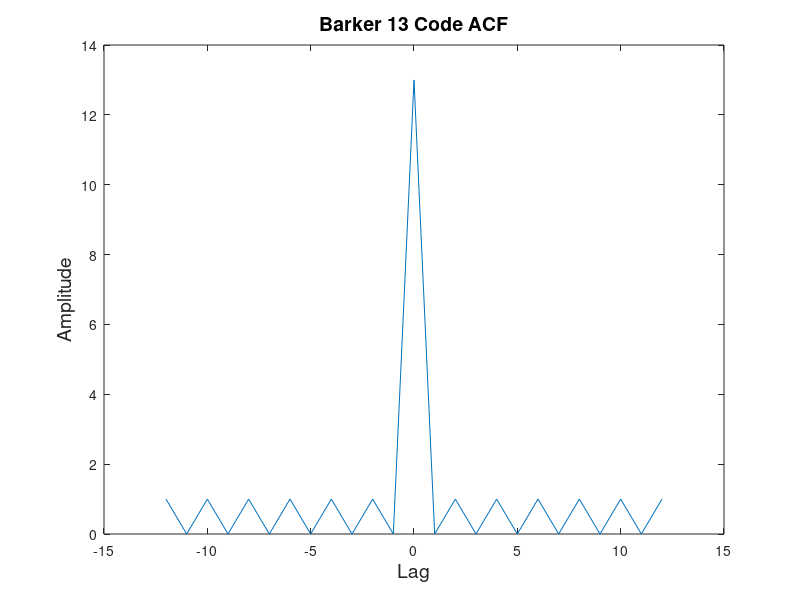
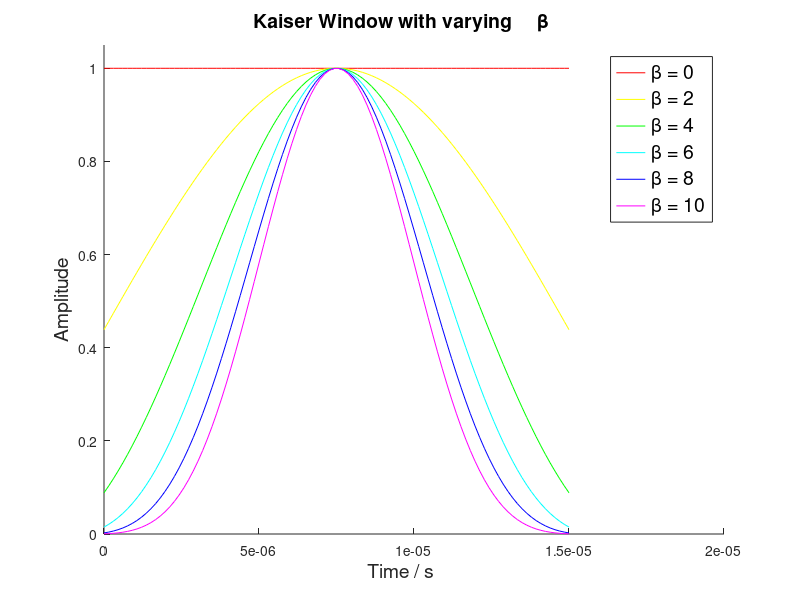

The MATLAB source for these figures, in order: (Note: this script raises an error after producing the figures.)
close all;
clear all;

fontsize = 14;

%% first a simple barker ACF
phase = [ 1 1 1 1 1 -1 -1 1 1 -1 1 -1 1];
x = -12:1:12;

acf = abs(xcorr(phase,phase));

fig = figure;
plot(x, acf);
title('Barker 13 Code ACF', 'FontSize', fontsize);
ylabel('Amplitude    ', 'FontSize', fontsize);
xlabel('Lag', 'FontSize',fontsize);
filename = '../thesis/figures/barker13-acf.png';
print(fig, '-dpng', '-r300', filename);



%% kaiser parameters
N=6;
points = 100
kaiser_params = linspace(0,10,N);
s = cell(1,N);
C = [1 0 0; 1 1 0; 0 1 0; 0 1 1; 0 0 1; 1 0 1];
fig = figure;
hold on;
x = linspace(0,15e-6,points);
for i=1:length(kaiser_params)
  amp = kaiser(points, kaiser_params(i))';
  h(i) = plot(x, amp, 'Color', C(i, :));
  s{i} = sprintf('\\beta = %d', kaiser_params(i));
end
ind = [1 2 3 4 5 6];
leg=legend(h(ind),s{ind});
set(leg, 'FontSize', fontsize);
title('Kaiser Window with varying     \beta     ', 'FontSize', fontsize);
ylabel('Amplitude    ', 'FontSize', fontsize);
xlabel('Time / s     ', 'FontSize',fontsize);
ylim([0 1.05]);

filename = '../thesis/figures/kaiserparams.png';
print(fig, '-dpng', '-r300', filename);

%% LFM whole AF
v_max = 100000;
carrier = 9.55e9;
series_name = 'lfm-full';
plot_title = 'LFM';
lim = inf;


f_points = 100;
impulse_response = [];
phase = [];
B = 5e6;

tau = 15e-6;
fs = 8e7;
N = tau*fs;
amp = ones(1,N);
f_signal = linspace(-B/2,B/2,N);

[clean_signal signal new_tau] = makesignal(amp, phase, f_signal, impulse_response, tau, fs);
[delay v the_af] = af(signal, clean_signal, new_tau, fs, v_max, f_points, carrier);
t_str = sprintf('%s ( \\tau=15 \\mus, f=%1.2f GHz )      ', plot_title, carrier./1e9);
fig = plotaf(t_str, delay,v,the_af);
xlim([-lim lim]);
filename = sprintf('../thesis/figures/%s-%ius.png', series_name,tau*1e6);
print(fig, '-dpng', '-r300', filename);

%% Pulse whole AF
v_max = 6000;
carrier = 9.55e9;

f_points = 100;
impulse_response = [];
phase = [];
B = 5e6;

tau = 15e-6;
fs = 8e7;
N = tau*fs;
amp = ones(1,N);

[clean_signal signal new_tau] = makesignal(amp, phase, [], impulse_response, tau, fs);
[delay v the_af] = af(signal, clean_signal, new_tau, fs, v_max, f_points, carrier);
t_str = sprintf('Pulse ( \\tau=15 \\mus, f=%1.2f GHz )      ', carrier./1e9);
fig = plotaf(t_str, delay,v,the_af, true);
filename = '../thesis/figures/pulsefullaf.png';
print(fig, '-dpng', '-r300', filename);

%% Kaiser FFT
close all;

tau = 15e-6;
N = 256;
a = ones(1,20);
a = fftshift(abs(fft(a, N)));


b = kaiser(20,1);
b = fftshift(abs(fft(b, N)));


c = kaiser(20,10);
c = fftshift(abs(fft(c, N)));

d = kaiser(20,20);
d = fftshift(abs(fft(d, N)));

x = linspace(-N/2,N/2-1,N)/tau/1e3;
fig = figure;
plot(x,a,'--',x,b,x,c,x,d);
xlabel('Frequency / kHz', 'FontSize', fontsize);
ylabel('Amplitude', 'FontSize', fontsize);
leg = legend('rect. pulse','Kaiser \beta=1', 'Kaiser \beta=10', 'Kaiser \beta=20');
set(leg, 'FontSize', fontsize);
xlim([-.8e4 .8e4]);
filename = '../thesis/figures/fftspec.png';
print(fig, '-dpng', '-r300', filename);

%% LFM waveform
series_name = 'lfm-waveform';

impulse_response = [];
phase = [];
B = 5e6;
tau = 5e-6;
fs = 8e7;
N = tau*fs;
amp = ones(1,N);
f_signal = linspace(0,B,N);

[clean_signal signal new_tau] = makesignal(amp, phase, f_signal, impulse_response, tau, fs);
fig = figure;
x = linspace(0,tau,N);
plot(x,real(clean_signal));
xlim([0,tau]);
title('LFM waveform, \tau=5 \mus    ', 'FontSize',fontsize);
xlabel('Pulse length \tau    ', 'FontSize',fontsize);
ylabel('Amplitude       ', 'FontSize', fontsize);
filename = sprintf('../thesis/figures/%s-%ius.png', series_name,tau*1e6);
print(fig, '-dpng', '-r300', filename);


%% simple pulse waveform show-n-tell
impulse_response = [];
phase = [];
B = 5e6;
tau = 15e-6;
fs = 8e7;
N = tau*fs;
X = 100;
Y = 2000;
amp = [zeros(1,X) ones(1,N) zeros(1,X)];
f_signal = [zeros(1,X) 8e5*ones(1,N) zeros(1,X)];
[s signal new_tau] = makesignal(amp, phase, f_signal, impulse_response, tau, fs);

s = [s zeros(1, Y) s];

new_N = 2*N+4*X+Y;
x = 1:new_N;
fig = figure;
plot(x, real(s), x, abs(s), '--'); 
ylim([-1.1 1.1]);
xlim([0 new_N]);
xlabel('Time    ', 'FontSize', fontsize);
filename = '../thesis/figures/basic_waveform.png';
print(fig, '-dpng', '-r300', filename);


%% pulse spectrum

fontsize = 13;
impulse_response = [];
phase = [];
B = 5e6;
tau = 15e-6;
fs = 1e8;
N = tau*fs;
fftN = 2^nextpow2(8*N);
amp = ones(1,N);
[s signal new_tau] = makesignal(amp, phase, [], impulse_response, tau, fs);

ss = fftshift(abs(fft(s, fftN)));
ss = 20*log10(ss/max(ss));


x=linspace(-N/2,N/2-1,fftN)/tau/1e6;
fig = figure;
plot(x,ss);
xlabel('Frequency / MHz','FontSize', fontsize);
ylabel('dB   ','FontSize', fontsize);
title('Rectangular Pulse    ','FontSize', fontsize);
xlim([-4 4]);
filename = '../thesis/figures/pulsespectrum.png';
print(fig, '-dpng', '-r300', filename);
